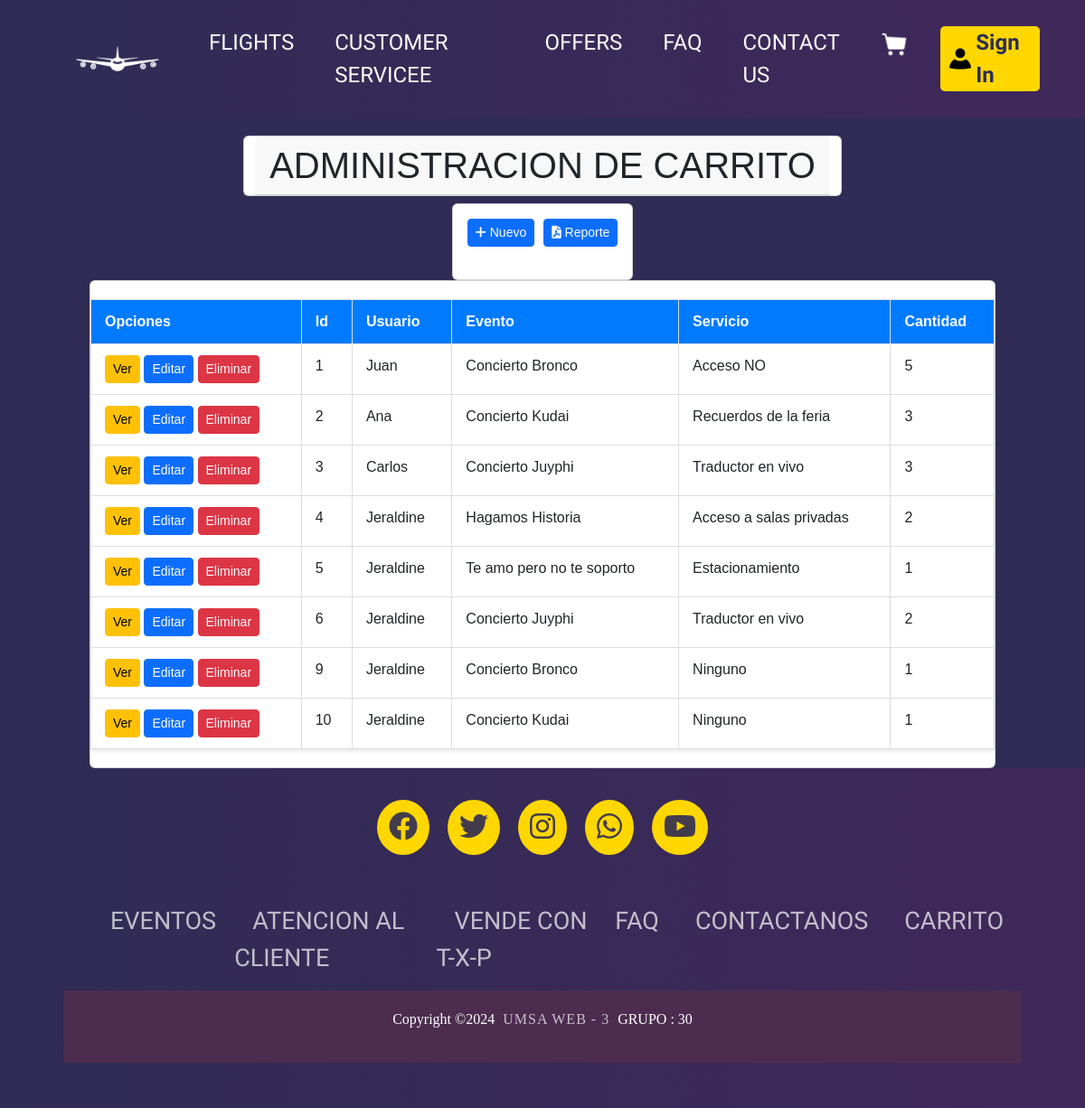
Page /admin/carrito/list.php on the committed database.
### tables this page shows
CREATE TABLE `carrito` (
  `id` int NOT NULL,
  `id_usuario` int NOT NULL,
  `id_evento` int DEFAULT NULL,
  `id_servicio` int DEFAULT NULL,
  `cantidad` int NOT NULL DEFAULT '0'
);

CREATE TABLE `usuario` (
  `id` int NOT NULL,
  `nombre` varchar(50) NOT NULL,
  `apellido` varchar(50) NOT NULL,
  `email` varchar(100) NOT NULL,
  `password` varchar(100) NOT NULL,
  `rol` enum('admin','cliente') DEFAULT 'cliente'
);

CREATE TABLE `evento` (
  `id` int NOT NULL,
  `imagen` varchar(255) DEFAULT NULL,
  `titulo` varchar(100) NOT NULL,
  `ubicacion` varchar(150) NOT NULL,
  `fecha_evento` date NOT NULL,
  `hora` time NOT NULL,
  `precio` decimal(10,2) NOT NULL
);

CREATE TABLE `servicios` (
  `id` int NOT NULL,
  `codigo_evento` int NOT NULL,
  `servicios_adicionales` varchar(150) NOT NULL,
  `img` varchar(255) DEFAULT NULL,
  `caracteristicas` text,
  `precio` decimal(10,2) NOT NULL DEFAULT '0.00',
  `detalle` text
);

### admin/carrito/list.php (the view, shortened to what this page needs)
<?php
$db = conectarDB();
?>
<div class="tablas">
    <section class="content-header">
        <div class="container-fluid">
            <div class="row mb-2">
                <div class="card">
                    <div class="card-header">
                        <h1 class="m-0">ADMINISTRACION DE CARRITO</h1>
                    </div>
                </div>
            </div>
        </div>
    </section>
    <section class="content">
        <div class="container-fluid">
            <div class="row">
                <div class="col-12">
                    <div class="card">
                        <div class="card-body">
                            <div class="bd-example center-buttons">
                                <a href="/TicketXPress/admin/carrito/create.php" class="btn btn-primary btn-sm"><i class="fas fa-plus"></i> Nuevo</a>
                                <a href="/TicketXPress/admin/reportes/rpt_pdf_total_eventos.php" class="btn btn-primary btn-sm" target="_blank"><i class="fas fa-file-pdf"></i> Reporte</a>
                            </div>
                        </div>
                    </div>
                </div>
            </div>
        </div>
    </section>
    <section class="content">
        <div class="container-fluid">
            <div class="row">
                <div class="col-12">
                    <div class="card">
                        <div class="card-body table-responsive p-0">
                            <table class="table table-hover text-nowrap">
                                <thead>
                                    <tr>
                                        <th>Opciones</th>
                                        <th>Id</th>
                                        <th>Usuario</th>
                                        <th>Evento</th>
                                        <th>Servicio</th>
                                        <th>Cantidad</th>
                                    </tr>
                                </thead>
                                <tbody>
                                    <?php
                                    $con_sql = '
                                        SELECT c.id, u.nombre AS usuario, e.titulo AS evento,
                                                s.servicios_adicionales AS servicio, c.cantidad
                                        FROM carrito c
                                        JOIN usuario u ON c.id_usuario = u.id
                                        JOIN evento e ON c.id_evento = e.id
                                        LEFT JOIN servicios s ON c.id_servicio = s.id';
                                    $res = mysqli_query($db, $con_sql);
                                    if (mysqli_num_rows($res) > 0) {
                                        while ($reg = $res->fetch_assoc()) {
                                    ?>
                                            <tr>
                                                <td>
                                                    <a href="view.php?cod=<?php echo $reg['id']; ?>" class="btn btn-warning btn-sm">Ver</a>
                                                    <a href="edit.php?cod=<?php echo $reg['id']; ?>" class="btn btn-primary btn-sm">Editar</a>
                                                    <a href="delete.php?cod=<?php echo $reg['id']; ?>" class="btn btn-danger btn-sm">Eliminar</a>
                                                </td>
                                                <td><?php echo $reg['id']; ?></td>
                                                <td><?php echo $reg['usuario']; ?></td>
                                                <td><?php echo $reg['evento']; ?></td>
                                                <td><?php echo $reg['servicio'] ? $reg['servicio'] : 'Ninguno'; ?></td>
                                                <td><?php echo $reg['cantidad']; ?></td>
                                            </tr>
                                    <?php
                                        }
                                    } else {
                                        echo "<tr><td colspan='6' class='text-center'>No hay datos disponibles.</td></tr>";
                                    }
                                    ?>
                                </tbody>
                            </table>
                        </div>
                    </div>
                </div>
            </div>
        </div>
    </section>
</div>
<html>
    <link rel="stylesheet" href="/TicketXPress/build/css/tablas.css">
</html>

### build/css/navbar.css (style rules this page uses)
.container-fluid { padding: 0; display: flex; }

### build/css/app.css (style rules this page uses)
body, html { margin: 0%; padding: 0%; width: 100%; }

### build/css/tablas.css (style rules this page uses)
body { background-color: #312C56; font-family: Arial, sans-serif; }
h1 { text-align: center; margin-bottom: 30px; }
.tablas { display: flex; flex-direction: column; align-items: center; justify-content: center; margin-top: 20px; }
.table { min-width: 1000px; margin: 20px 0; border-collapse: collapse; box-shadow: 0 2px 5px rgba(0, 0, 0, 0.1); margin-left: auto; margin-right: auto; }
.table th, .table td { padding: 12px 15px; text-align: left; border: 1px solid #ddd; }
.table th { background-color: #007bff; color: white; }
.center-buttons { display: flex; justify-content: center; align-items: center; gap: 10px; margin-bottom: 20px; margin-left: auto; margin-right: auto; }

### rows in the picture
carrito: id "1", id_usuario.nombre "Juan", id_evento.titulo "Concierto Bronco", id_servicio.servicios_adicionales "Acceso NO", cantidad "5"
carrito: id "2", id_usuario.nombre "Ana", id_evento.titulo "Concierto Kudai", id_servicio.servicios_adicionales "Recuerdos de la feria", cantidad "3"
carrito: id "3", id_usuario.nombre "Carlos", id_evento.titulo "Concierto Juyphi", id_servicio.servicios_adicionales "Traductor en vivo", cantidad "3"
carrito: id "4", id_usuario.nombre "Jeraldine", id_evento.titulo "Hagamos Historia", id_servicio.servicios_adicionales "Acceso a salas privadas", cantidad "2"
carrito: id "5", id_usuario.nombre "Jeraldine", id_evento.titulo "Te amo pero no te soporto", id_servicio.servicios_adicionales "Estacionamiento", cantidad "1"
carrito: id "6", id_usuario.nombre "Jeraldine", id_evento.titulo "Concierto Juyphi", id_servicio.servicios_adicionales "Traductor en vivo", cantidad "2"
carrito: id "9", id_usuario.nombre "Jeraldine", id_evento.titulo "Concierto Bronco", shows "Ninguno", cantidad "1"
carrito: id "10", id_usuario.nombre "Jeraldine", id_evento.titulo "Concierto Kudai", shows "Ninguno", cantidad "1"
